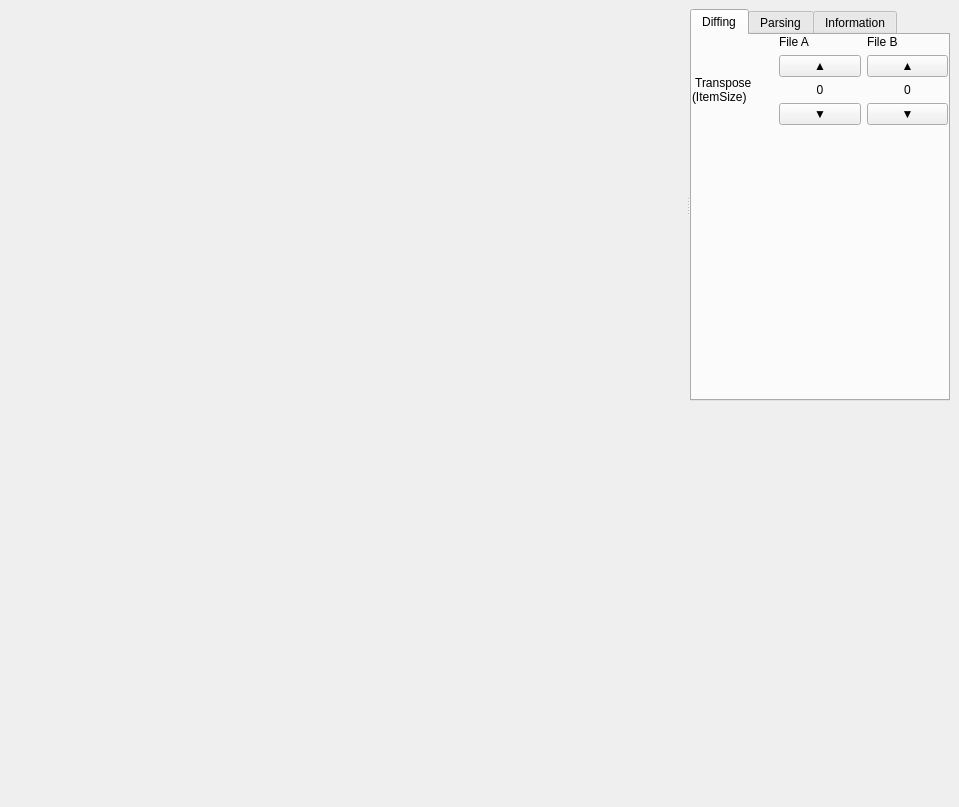
<?xml version="1.0" encoding="UTF-8"?>
<ui version="4.0">
 <class>HexDiffWidget</class>
 <widget class="QDockWidget" name="HexDiffWidget">
  <property name="geometry">
   <rect>
    <x>0</x>
    <y>0</y>
    <width>959</width>
    <height>807</height>
   </rect>
  </property>
  <property name="sizePolicy">
   <sizepolicy hsizetype="Expanding" vsizetype="Preferred">
    <horstretch>0</horstretch>
    <verstretch>0</verstretch>
   </sizepolicy>
  </property>
  <property name="windowTitle">
   <string>Hexdiff</string>
  </property>
  <widget class="QWidget" name="dockWidgetContents">
   <layout class="QVBoxLayout" name="verticalLayout_2">
    <item>
     <widget class="QSplitter" name="splitter">
      <property name="orientation">
       <enum>Qt::Orientation::Horizontal</enum>
      </property>
      <widget class="HexDiff" name="hexDiffView">
       <property name="sizePolicy">
        <sizepolicy hsizetype="Expanding" vsizetype="Expanding">
         <horstretch>1</horstretch>
         <verstretch>0</verstretch>
        </sizepolicy>
       </property>
       <property name="frameShape">
        <enum>QFrame::Shape::NoFrame</enum>
       </property>
       <property name="widgetResizable">
        <bool>true</bool>
       </property>
      </widget>
      <widget class="QTabWidget" name="hexSideTab2">
       <property name="sizePolicy">
        <sizepolicy hsizetype="Preferred" vsizetype="Expanding">
         <horstretch>0</horstretch>
         <verstretch>0</verstretch>
        </sizepolicy>
       </property>
       <property name="tabPosition">
        <enum>QTabWidget::TabPosition::North</enum>
       </property>
       <property name="currentIndex">
        <number>0</number>
       </property>
       <property name="usesScrollButtons">
        <bool>true</bool>
       </property>
       <property name="documentMode">
        <bool>false</bool>
       </property>
       <widget class="QWidget" name="tabDiff">
        <attribute name="title">
         <string>Diffing</string>
        </attribute>
        <layout class="QVBoxLayout" name="verticalLayout_4">
         <property name="leftMargin">
          <number>0</number>
         </property>
         <property name="topMargin">
          <number>0</number>
         </property>
         <property name="rightMargin">
          <number>0</number>
         </property>
         <property name="bottomMargin">
          <number>0</number>
         </property>
         <item>
          <layout class="QGridLayout" name="gridLayout_2" columnminimumwidth="0,0,0,0">
           <item row="1" column="0">
            <widget class="QLabel" name="label">
             <property name="text">
              <string> Transpose
(ItemSize)</string>
             </property>
            </widget>
           </item>
           <item row="1" column="3">
            <layout class="QHBoxLayout" name="horizontalLayout_3">
             <item>
              <layout class="QVBoxLayout" name="verticalLayout_6">
               <item>
                <widget class="QPushButton" name="transBUp">
                 <property name="text">
                  <string>▲</string>
                 </property>
                </widget>
               </item>
               <item>
                <widget class="QLabel" name="transLabelB">
                 <property name="text">
                  <string>0</string>
                 </property>
                 <property name="alignment">
                  <set>Qt::AlignmentFlag::AlignCenter</set>
                 </property>
                </widget>
               </item>
               <item>
                <widget class="QPushButton" name="transBDown">
                 <property name="text">
                  <string>▼</string>
                 </property>
                </widget>
               </item>
              </layout>
             </item>
            </layout>
           </item>
           <item row="0" column="0">
            <widget class="QLabel" name="label_4">
             <property name="text">
              <string/>
             </property>
            </widget>
           </item>
           <item row="0" column="3">
            <widget class="QLabel" name="label_3">
             <property name="text">
              <string>File B</string>
             </property>
            </widget>
           </item>
           <item row="0" column="2">
            <widget class="QLabel" name="label_2">
             <property name="text">
              <string>File A</string>
             </property>
            </widget>
           </item>
           <item row="1" column="2">
            <layout class="QVBoxLayout" name="verticalLayout_5">
             <item>
              <widget class="QPushButton" name="transAUp">
               <property name="text">
                <string>▲</string>
               </property>
              </widget>
             </item>
             <item>
              <widget class="QLabel" name="transLabelA">
               <property name="text">
                <string>0</string>
               </property>
               <property name="alignment">
                <set>Qt::AlignmentFlag::AlignCenter</set>
               </property>
              </widget>
             </item>
             <item>
              <widget class="QPushButton" name="transADown">
               <property name="text">
                <string>▼</string>
               </property>
              </widget>
             </item>
            </layout>
           </item>
          </layout>
         </item>
         <item>
          <spacer name="verticalSpacer_2">
           <property name="orientation">
            <enum>Qt::Orientation::Vertical</enum>
           </property>
           <property name="sizeHint" stdset="0">
            <size>
             <width>20</width>
             <height>269</height>
            </size>
           </property>
          </spacer>
         </item>
        </layout>
       </widget>
       <widget class="QWidget" name="tabDIsasm_2">
        <attribute name="title">
         <string>Parsing</string>
        </attribute>
        <layout class="QVBoxLayout" name="verticalLayout_23">
         <property name="spacing">
          <number>6</number>
         </property>
         <property name="leftMargin">
          <number>0</number>
         </property>
         <property name="topMargin">
          <number>0</number>
         </property>
         <property name="rightMargin">
          <number>0</number>
         </property>
         <property name="bottomMargin">
          <number>0</number>
         </property>
         <item>
          <layout class="QVBoxLayout" name="verticalLayout_16">
           <property name="spacing">
            <number>5</number>
           </property>
           <property name="rightMargin">
            <number>0</number>
           </property>
           <item>
            <layout class="QHBoxLayout" name="horizontalLayout_17">
             <property name="topMargin">
              <number>0</number>
             </property>
             <item>
              <widget class="QComboBox" name="parseTypeComboBox">
               <property name="sizePolicy">
                <sizepolicy hsizetype="Preferred" vsizetype="Fixed">
                 <horstretch>0</horstretch>
                 <verstretch>0</verstretch>
                </sizepolicy>
               </property>
              </widget>
             </item>
             <item>
              <widget class="QLabel" name="label_6">
               <property name="sizePolicy">
                <sizepolicy hsizetype="Fixed" vsizetype="Preferred">
                 <horstretch>0</horstretch>
                 <verstretch>0</verstretch>
                </sizepolicy>
               </property>
               <property name="text">
                <string>Endian</string>
               </property>
              </widget>
             </item>
             <item>
              <widget class="QComboBox" name="parseEndianComboBox">
               <property name="sizeAdjustPolicy">
                <enum>QComboBox::SizeAdjustPolicy::AdjustToContents</enum>
               </property>
               <item>
                <property name="text">
                 <string>Little</string>
                </property>
               </item>
               <item>
                <property name="text">
                 <string>Big</string>
                </property>
               </item>
              </widget>
             </item>
            </layout>
           </item>
           <item>
            <widget class="QFrame" name="hexSideFrame2">
             <property name="sizePolicy">
              <sizepolicy hsizetype="Expanding" vsizetype="Fixed">
               <horstretch>0</horstretch>
               <verstretch>0</verstretch>
              </sizepolicy>
             </property>
             <property name="minimumSize">
              <size>
               <width>0</width>
               <height>0</height>
              </size>
             </property>
             <property name="frameShape">
              <enum>QFrame::Shape::NoFrame</enum>
             </property>
             <property name="frameShadow">
              <enum>QFrame::Shadow::Plain</enum>
             </property>
             <property name="lineWidth">
              <number>0</number>
             </property>
             <layout class="QHBoxLayout" name="horizontalLayout_21">
              <property name="sizeConstraint">
               <enum>QLayout::SizeConstraint::SetMinimumSize</enum>
              </property>
              <property name="leftMargin">
               <number>5</number>
              </property>
              <property name="topMargin">
               <number>0</number>
              </property>
              <property name="rightMargin">
               <number>5</number>
              </property>
              <property name="bottomMargin">
               <number>5</number>
              </property>
              <item>
               <widget class="QLabel" name="hexArchLabel2">
                <property name="sizePolicy">
                 <sizepolicy hsizetype="Fixed" vsizetype="Preferred">
                  <horstretch>0</horstretch>
                  <verstretch>0</verstretch>
                 </sizepolicy>
                </property>
                <property name="text">
                 <string>Arch</string>
                </property>
               </widget>
              </item>
              <item>
               <widget class="QComboBox" name="parseArchComboBox">
                <property name="sizePolicy">
                 <sizepolicy hsizetype="Preferred" vsizetype="Fixed">
                  <horstretch>0</horstretch>
                  <verstretch>0</verstretch>
                 </sizepolicy>
                </property>
                <property name="sizeAdjustPolicy">
                 <enum>QComboBox::SizeAdjustPolicy::AdjustToContents</enum>
                </property>
                <property name="frame">
                 <bool>false</bool>
                </property>
               </widget>
              </item>
              <item>
               <widget class="QLabel" name="hexBitsLabel2">
                <property name="sizePolicy">
                 <sizepolicy hsizetype="Fixed" vsizetype="Preferred">
                  <horstretch>0</horstretch>
                  <verstretch>0</verstretch>
                 </sizepolicy>
                </property>
                <property name="text">
                 <string>Bits</string>
                </property>
               </widget>
              </item>
              <item>
               <widget class="QComboBox" name="parseBitsComboBox">
                <property name="sizeAdjustPolicy">
                 <enum>QComboBox::SizeAdjustPolicy::AdjustToContents</enum>
                </property>
                <item>
                 <property name="text">
                  <string>16</string>
                 </property>
                </item>
                <item>
                 <property name="text">
                  <string>32</string>
                 </property>
                </item>
                <item>
                 <property name="text">
                  <string>64</string>
                 </property>
                </item>
               </widget>
              </item>
             </layout>
            </widget>
           </item>
           <item>
            <widget class="QPlainTextEdit" name="hexDisasTextEdit">
             <property name="sizePolicy">
              <sizepolicy hsizetype="Preferred" vsizetype="Expanding">
               <horstretch>0</horstretch>
               <verstretch>0</verstretch>
              </sizepolicy>
             </property>
             <property name="font">
              <font>
               <family>Anonymous Pro</family>
               <pointsize>13</pointsize>
              </font>
             </property>
             <property name="frameShape">
              <enum>QFrame::Shape::NoFrame</enum>
             </property>
             <property name="lineWidth">
              <number>0</number>
             </property>
             <property name="readOnly">
              <bool>true</bool>
             </property>
             <property name="plainText">
              <string/>
             </property>
            </widget>
           </item>
          </layout>
         </item>
        </layout>
       </widget>
       <widget class="QWidget" name="tabHistogram_2">
        <property name="sizePolicy">
         <sizepolicy hsizetype="Expanding" vsizetype="Preferred">
          <horstretch>0</horstretch>
          <verstretch>0</verstretch>
         </sizepolicy>
        </property>
        <attribute name="title">
         <string>Information</string>
        </attribute>
        <layout class="QVBoxLayout" name="verticalLayout">
         <item>
          <layout class="QGridLayout" name="gridLayout" columnstretch="0,0,0">
           <property name="sizeConstraint">
            <enum>QLayout::SizeConstraint::SetDefaultConstraint</enum>
           </property>
           <property name="rightMargin">
            <number>0</number>
           </property>
           <property name="horizontalSpacing">
            <number>8</number>
           </property>
           <property name="verticalSpacing">
            <number>10</number>
           </property>
           <item row="3" column="0">
            <widget class="QLabel" name="labelSHA256">
             <property name="sizePolicy">
              <sizepolicy hsizetype="Fixed" vsizetype="Fixed">
               <horstretch>0</horstretch>
               <verstretch>0</verstretch>
              </sizepolicy>
             </property>
             <property name="midLineWidth">
              <number>4</number>
             </property>
             <property name="text">
              <string>SHA256:</string>
             </property>
            </widget>
           </item>
           <item row="1" column="1">
            <widget class="QLineEdit" name="bytesMD5">
             <property name="sizePolicy">
              <sizepolicy hsizetype="Expanding" vsizetype="Fixed">
               <horstretch>0</horstretch>
               <verstretch>0</verstretch>
              </sizepolicy>
             </property>
             <property name="frame">
              <bool>true</bool>
             </property>
             <property name="alignment">
              <set>Qt::AlignmentFlag::AlignJustify|Qt::AlignmentFlag::AlignVCenter</set>
             </property>
             <property name="readOnly">
              <bool>true</bool>
             </property>
            </widget>
           </item>
           <item row="2" column="0">
            <widget class="QLabel" name="labelSHA1">
             <property name="sizePolicy">
              <sizepolicy hsizetype="Fixed" vsizetype="Fixed">
               <horstretch>0</horstretch>
               <verstretch>0</verstretch>
              </sizepolicy>
             </property>
             <property name="text">
              <string>SHA1:</string>
             </property>
            </widget>
           </item>
           <item row="3" column="2" alignment="Qt::AlignmentFlag::AlignRight">
            <widget class="QToolButton" name="copySHA256">
             <property name="toolTip">
              <string>Copy SHA256</string>
             </property>
             <property name="layoutDirection">
              <enum>Qt::LayoutDirection::RightToLeft</enum>
             </property>
             <property name="text">
              <string notr="true"/>
             </property>
            </widget>
           </item>
           <item row="2" column="2">
            <widget class="QToolButton" name="copySHA1">
             <property name="toolTip">
              <string>Copy SHA1</string>
             </property>
             <property name="layoutDirection">
              <enum>Qt::LayoutDirection::RightToLeft</enum>
             </property>
             <property name="text">
              <string notr="true"/>
             </property>
            </widget>
           </item>
           <item row="4" column="1">
            <widget class="QLineEdit" name="bytesCRC32">
             <property name="frame">
              <bool>true</bool>
             </property>
             <property name="alignment">
              <set>Qt::AlignmentFlag::AlignJustify|Qt::AlignmentFlag::AlignVCenter</set>
             </property>
             <property name="readOnly">
              <bool>true</bool>
             </property>
            </widget>
           </item>
           <item row="4" column="2" alignment="Qt::AlignmentFlag::AlignRight">
            <widget class="QToolButton" name="copyCRC32">
             <property name="toolTip">
              <string>Copy CRC32</string>
             </property>
             <property name="layoutDirection">
              <enum>Qt::LayoutDirection::RightToLeft</enum>
             </property>
             <property name="text">
              <string notr="true"/>
             </property>
            </widget>
           </item>
           <item row="5" column="1" colspan="2">
            <widget class="QLineEdit" name="bytesEntropy">
             <property name="sizePolicy">
              <sizepolicy hsizetype="Expanding" vsizetype="Fixed">
               <horstretch>0</horstretch>
               <verstretch>0</verstretch>
              </sizepolicy>
             </property>
             <property name="frame">
              <bool>true</bool>
             </property>
             <property name="alignment">
              <set>Qt::AlignmentFlag::AlignJustify|Qt::AlignmentFlag::AlignVCenter</set>
             </property>
             <property name="readOnly">
              <bool>true</bool>
             </property>
            </widget>
           </item>
           <item row="5" column="0" alignment="Qt::AlignmentFlag::AlignLeft">
            <widget class="QLabel" name="labelEntropy">
             <property name="sizePolicy">
              <sizepolicy hsizetype="Fixed" vsizetype="Fixed">
               <horstretch>0</horstretch>
               <verstretch>0</verstretch>
              </sizepolicy>
             </property>
             <property name="text">
              <string>Entropy:</string>
             </property>
            </widget>
           </item>
           <item row="2" column="1">
            <widget class="QLineEdit" name="bytesSHA1">
             <property name="sizePolicy">
              <sizepolicy hsizetype="Expanding" vsizetype="Fixed">
               <horstretch>0</horstretch>
               <verstretch>0</verstretch>
              </sizepolicy>
             </property>
             <property name="frame">
              <bool>true</bool>
             </property>
             <property name="alignment">
              <set>Qt::AlignmentFlag::AlignJustify|Qt::AlignmentFlag::AlignVCenter</set>
             </property>
             <property name="readOnly">
              <bool>true</bool>
             </property>
            </widget>
           </item>
           <item row="1" column="0">
            <widget class="QLabel" name="labelMD5">
             <property name="sizePolicy">
              <sizepolicy hsizetype="Fixed" vsizetype="Fixed">
               <horstretch>0</horstretch>
               <verstretch>0</verstretch>
              </sizepolicy>
             </property>
             <property name="text">
              <string>MD5:</string>
             </property>
            </widget>
           </item>
           <item row="4" column="0">
            <widget class="QLabel" name="labelCRC32">
             <property name="sizePolicy">
              <sizepolicy hsizetype="Fixed" vsizetype="Fixed">
               <horstretch>0</horstretch>
               <verstretch>0</verstretch>
              </sizepolicy>
             </property>
             <property name="text">
              <string>CRC32:</string>
             </property>
            </widget>
           </item>
           <item row="1" column="2">
            <widget class="QToolButton" name="copyMD5">
             <property name="toolTip">
              <string>Copy MD5</string>
             </property>
             <property name="layoutDirection">
              <enum>Qt::LayoutDirection::RightToLeft</enum>
             </property>
             <property name="text">
              <string notr="true"/>
             </property>
            </widget>
           </item>
           <item row="3" column="1">
            <widget class="QLineEdit" name="bytesSHA256">
             <property name="frame">
              <bool>true</bool>
             </property>
             <property name="alignment">
              <set>Qt::AlignmentFlag::AlignJustify|Qt::AlignmentFlag::AlignVCenter</set>
             </property>
             <property name="readOnly">
              <bool>true</bool>
             </property>
            </widget>
           </item>
          </layout>
         </item>
         <item>
          <spacer name="verticalSpacer">
           <property name="orientation">
            <enum>Qt::Orientation::Vertical</enum>
           </property>
           <property name="sizeHint" stdset="0">
            <size>
             <width>20</width>
             <height>40</height>
            </size>
           </property>
          </spacer>
         </item>
        </layout>
       </widget>
      </widget>
     </widget>
    </item>
    <item>
     <widget class="QToolButton" name="openSideViewB">
      <property name="sizePolicy">
       <sizepolicy hsizetype="Fixed" vsizetype="Preferred">
        <horstretch>0</horstretch>
        <verstretch>0</verstretch>
       </sizepolicy>
      </property>
      <property name="maximumSize">
       <size>
        <width>24</width>
        <height>16777215</height>
       </size>
      </property>
      <property name="styleSheet">
       <string notr="true"/>
      </property>
      <property name="text">
       <string notr="true"/>
      </property>
      <property name="icon">
       <iconset resource="../../resources.qrc">
        <normaloff>:/img/icons/previous.svg</normaloff>:/img/icons/previous.svg</iconset>
      </property>
      <property name="iconSize">
       <size>
        <width>16</width>
        <height>12</height>
       </size>
      </property>
      <property name="autoRaise">
       <bool>true</bool>
      </property>
      <property name="arrowType">
       <enum>Qt::ArrowType::NoArrow</enum>
      </property>
     </widget>
    </item>
   </layout>
  </widget>
 </widget>
 <customwidgets>
  <customwidget>
   <class>HexDiff</class>
   <extends>QScrollArea</extends>
   <header>tools/bindiff/HexDiff.h</header>
   <container>1</container>
  </customwidget>
 </customwidgets>
 <resources>
  <include location="../../resources.qrc"/>
 </resources>
 <connections/>
</ui>
